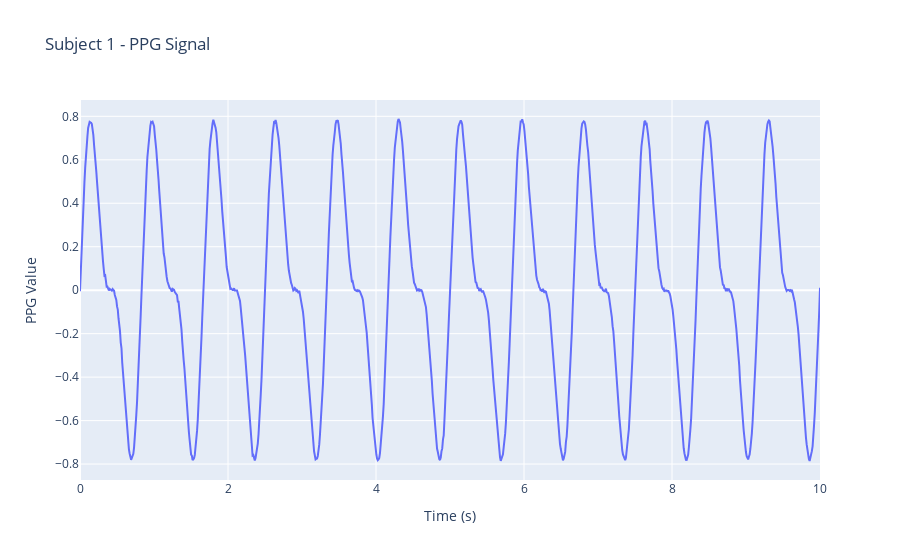
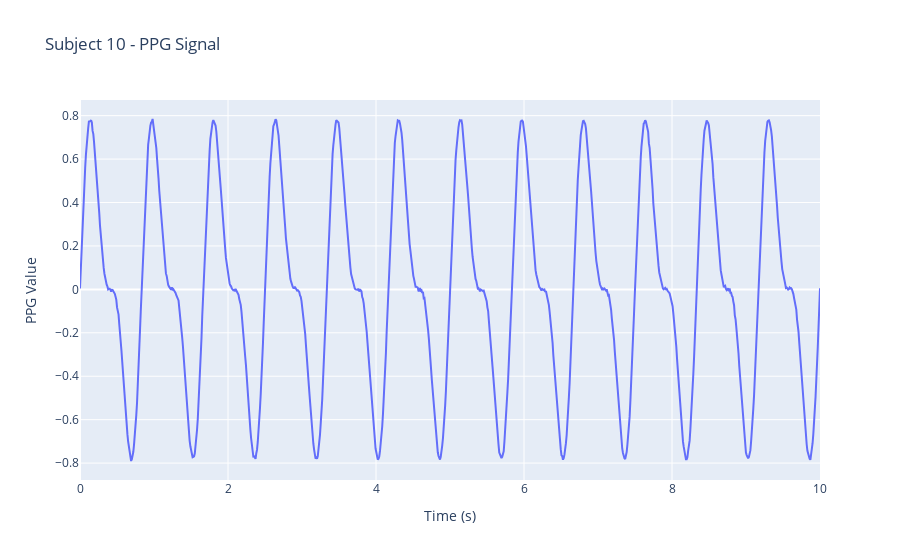
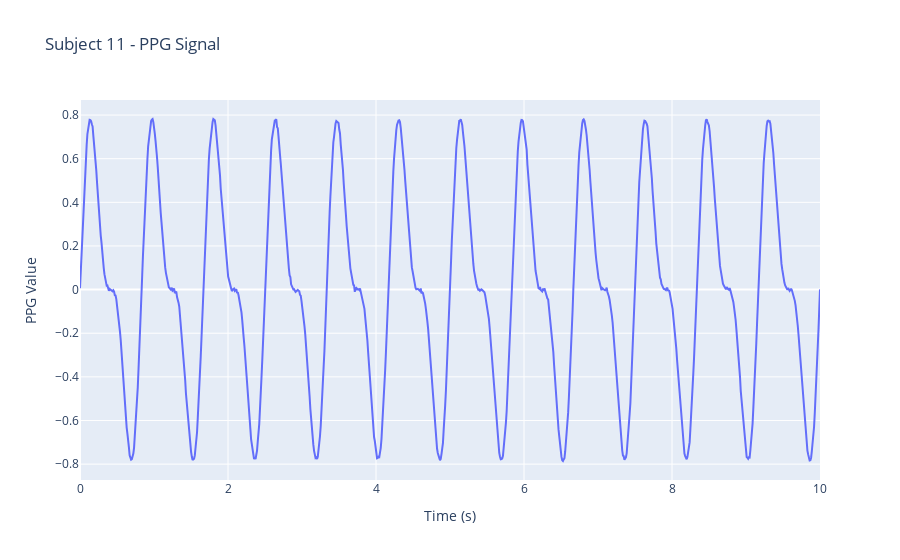
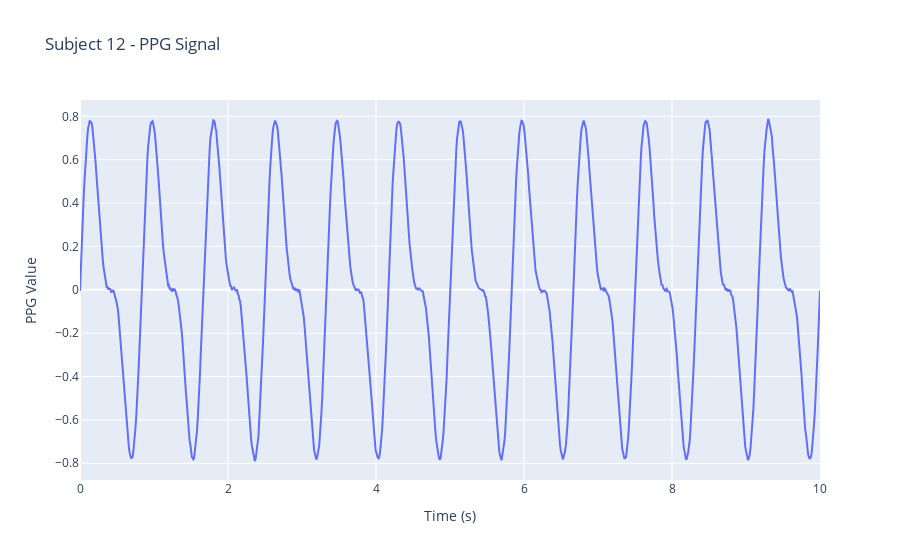

Write notebook code for charts like these, in order.
### Markdown cell above
# TASK - 2 : Visualize Merged PPG Data

### Code cell
import pandas as pd
import plotly.express as px
import glob
import os

merged_folder = 'C:/Users/Asus/Desktop/iiitnr/PPG_Subjects/'
csv_files = glob.glob(merged_folder + '*.csv')
for file_path in csv_files:
    df = pd.read_csv(file_path)
    subject_id = df['Subject_ID'].iloc[0]
    fig = px.line(df, x='Time', y='PPG',
                  title=f"Subject {subject_id} - PPG Signal",
                  labels={'Time': 'Time (s)', 'PPG': 'PPG Value'})

    fig.show()

### Figure 1 — Plotly figure (JSON) as saved in the notebook; plotly's stock layout.template omitted (floating-point values rounded to 4 significant figures; data arrays with more than 128 entries replaced by an {"elided": "..."} marker saying what was removed)
{"data": [{"hovertemplate": "Time (s)=%{x}<br>PPG Value=%{y}<extra></extra>", "legendgroup": "", "line": {"color": "#636efa", "dash": "solid"}, "marker": {"symbol": "circle"}, "mode": "lines", "name": "", "orientation": "v", "showlegend": false, "type": "scatter", "x": {"elided": "1000 float values"}, "xaxis": "x", "y": {"elided": "1000 float values"}, "yaxis": "y"}], "layout": {"autosize": true, "legend": {"tracegroupgap": 0}, "title": {"text": "Subject 1 - PPG Signal"}, "xaxis": {"anchor": "y", "autorange": true, "domain": [0, 1], "range": [0, 10], "title": {"text": "Time (s)"}, "type": "linear"}, "yaxis": {"anchor": "x", "autorange": true, "domain": [0, 1], "range": [-0.8733, 0.8751], "title": {"text": "PPG Value"}, "type": "linear"}}}

### Figure 2 — Plotly figure (JSON) as saved in the notebook; plotly's stock layout.template omitted (floating-point values rounded to 4 significant figures; data arrays with more than 128 entries replaced by an {"elided": "..."} marker saying what was removed)
{"data": [{"hovertemplate": "Time (s)=%{x}<br>PPG Value=%{y}<extra></extra>", "legendgroup": "", "line": {"color": "#636efa", "dash": "solid"}, "marker": {"symbol": "circle"}, "mode": "lines", "name": "", "orientation": "v", "showlegend": false, "type": "scatter", "x": {"elided": "1000 float values"}, "xaxis": "x", "y": {"elided": "1000 float values"}, "yaxis": "y"}], "layout": {"autosize": true, "legend": {"tracegroupgap": 0}, "title": {"text": "Subject 10 - PPG Signal"}, "xaxis": {"anchor": "y", "autorange": true, "domain": [0, 1], "range": [0, 10], "title": {"text": "Time (s)"}, "type": "linear"}, "yaxis": {"anchor": "x", "autorange": true, "domain": [0, 1], "range": [-0.8779, 0.8722], "title": {"text": "PPG Value"}, "type": "linear"}}}

### Figure 3 — Plotly figure (JSON) as saved in the notebook; plotly's stock layout.template omitted (floating-point values rounded to 4 significant figures; data arrays with more than 128 entries replaced by an {"elided": "..."} marker saying what was removed)
{"data": [{"hovertemplate": "Time (s)=%{x}<br>PPG Value=%{y}<extra></extra>", "legendgroup": "", "line": {"color": "#636efa", "dash": "solid"}, "marker": {"symbol": "circle"}, "mode": "lines", "name": "", "orientation": "v", "showlegend": false, "type": "scatter", "x": {"elided": "1000 float values"}, "xaxis": "x", "y": {"elided": "1000 float values"}, "yaxis": "y"}], "layout": {"autosize": true, "legend": {"tracegroupgap": 0}, "title": {"text": "Subject 11 - PPG Signal"}, "xaxis": {"anchor": "y", "autorange": true, "domain": [0, 1], "range": [0, 10], "title": {"text": "Time (s)"}, "type": "linear"}, "yaxis": {"anchor": "x", "autorange": true, "domain": [0, 1], "range": [-0.8728, 0.869], "title": {"text": "PPG Value"}, "type": "linear"}}}

### Figure 4 — Plotly figure (JSON) as saved in the notebook; plotly's stock layout.template omitted (floating-point values rounded to 4 significant figures; data arrays with more than 128 entries replaced by an {"elided": "..."} marker saying what was removed)
{"data": [{"hovertemplate": "Time (s)=%{x}<br>PPG Value=%{y}<extra></extra>", "legendgroup": "", "line": {"color": "#636efa", "dash": "solid"}, "marker": {"symbol": "circle"}, "mode": "lines", "name": "", "orientation": "v", "showlegend": false, "type": "scatter", "x": {"elided": "1000 float values"}, "xaxis": "x", "y": {"elided": "1000 float values"}, "yaxis": "y"}], "layout": {"autosize": true, "legend": {"tracegroupgap": 0}, "title": {"text": "Subject 12 - PPG Signal"}, "xaxis": {"anchor": "y", "autorange": true, "domain": [0, 1], "range": [0, 10], "title": {"text": "Time (s)"}, "type": "linear"}, "yaxis": {"anchor": "x", "autorange": true, "domain": [0, 1], "range": [-0.877, 0.8752], "title": {"text": "PPG Value"}, "type": "linear"}}}
